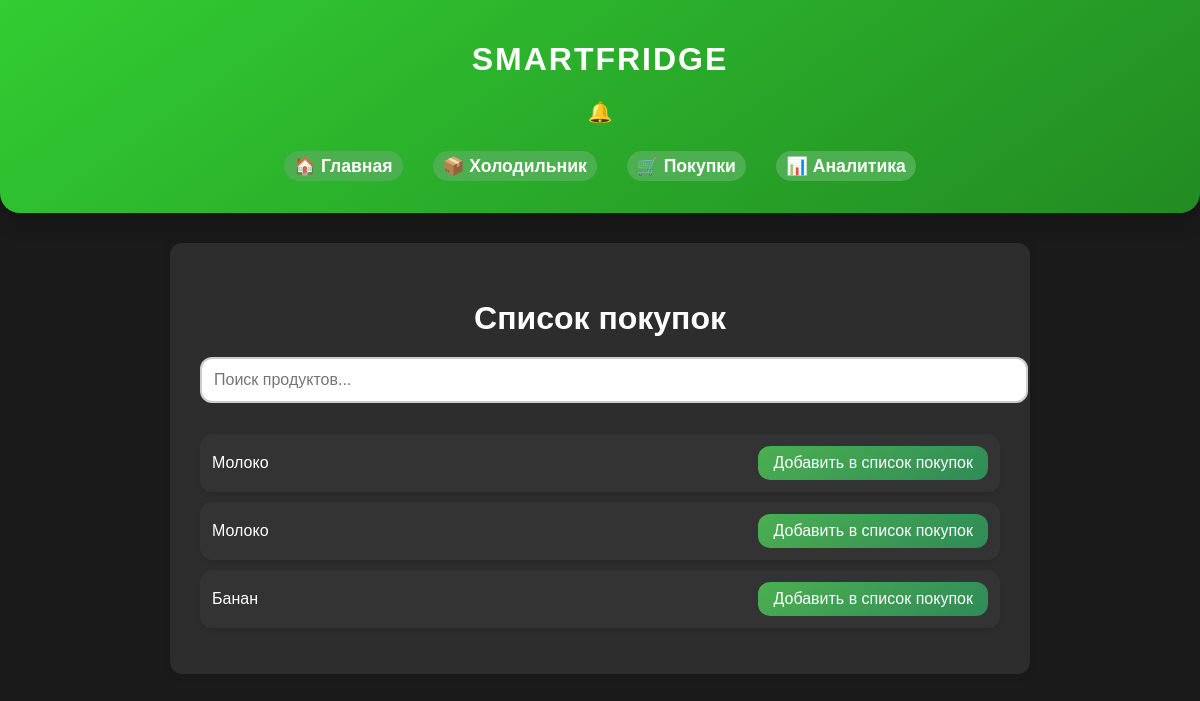
Page /products_shop (signed in) on the committed database.
### app/models.py (models this page shows, shortened)
class Product(db.Model):
    id: Mapped[int] = mapped_column(sa.Integer, primary_key=True, autoincrement=True)
    name: Mapped[str] = mapped_column(sa.String(100), nullable=False)
    product_type: Mapped[str] = mapped_column(sa.String(50), nullable=False)
    quantity: Mapped[float] = mapped_column(sa.Float, nullable=False)
    unit: Mapped[str] = mapped_column(sa.String(20), nullable=False)  # кг, шт, л и т. д.
    nutrition_info: Mapped[str] = mapped_column(sa.Text, nullable=True)
    allergens: Mapped[bool] = mapped_column(sa.Boolean, default=False)

### app/routes.py (the view)
@app.route('/products_shop')
@login_required
def find_product_shop():
    products = Product.query.all()
    fridge_items = {item.product_id for item in Fridge.query.filter_by(user_id=current_user.id).all()}  # ID продуктов в холодильнике
    return render_template('find_product_shop.html', products=products, fridge_items=fridge_items)

### app/models.py (called while the page is built)
@login.user_loader
def load_user(id):
  return db.session.get(User, int(id))

### app/templates/find_product_shop.html (shortened to what this page needs)
{% extends "base.html" %}
{% block content %}
<h2>Список покупок</h2>
<div class="search-container">
    <input type="text" id="search-box" placeholder="Поиск продуктов..." />
</div>
<ul class="product-list">
    {% for product in products %}
    <li class="product-item" data-product-id="{{ product.id }}">
        <span class="product-name">{{ product.name }}</span>
        <button class="add-btn">Добавить в список покупок</button>
    </li>
    {% endfor %}
</ul>
{% endblock %}

### app/static/css/styles.css (style rules this page uses)
:root { --primary-color: #4CAF50; --accent-color: #FFD700; --background-color: #1a1a1a; --highlight-color: #32CD32; --border-radius: 12px; --shadow-color: rgba(0, 0, 0, 0.1); --transition-time: 0.3s; --modal-background: rgba(0, 0, 0, 0.7); --button-color: #4CAF50; --button-hover-color: #45a049; }
body { font-family: 'Arial', sans-serif; background-color: var(--background-color); color: white; margin: 0; padding: 0; text-align: center; }
h2 { color: white; font-size: 2rem; margin-bottom: 20px; }
button { padding: 12px 25px; background: linear-gradient(145deg, #4CAF50, #2E8B57); border: none; border-radius: 30px; color: white; font-size: 16px; cursor: pointer; transition: transform 0.3s ease, background 0.3s ease; }
.product-list { list-style: none; padding: 0; }
.product-list li { display: flex; justify-content: space-between; align-items: center; padding: 12px; background: #333; border-radius: var(--border-radius); box-shadow: 0 2px 5px var(--shadow-color); margin-bottom: 10px; transition: background-color var(--transition-time); }
.add-btn { background-color: var(--highlight-color); color: white; padding: 8px 15px; border: none; border-radius: var(--border-radius); cursor: pointer; transition: background-color var(--transition-time); }
#search-box { width: 100%; padding: 12px; margin-bottom: 15px; border: 2px solid #ccc; border-radius: var(--border-radius); font-size: 16px; transition: border-color var(--transition-time); }

### rows in the picture
Product: name "Молоко"
Product: name "Молоко"
Product: name "Банан"
